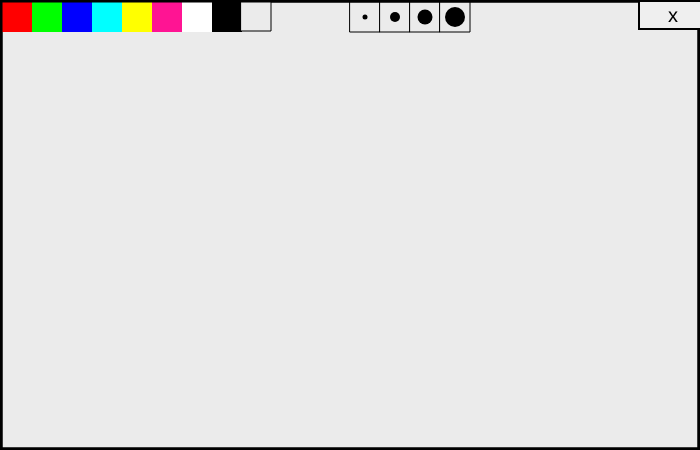
Frame 1 (no input)
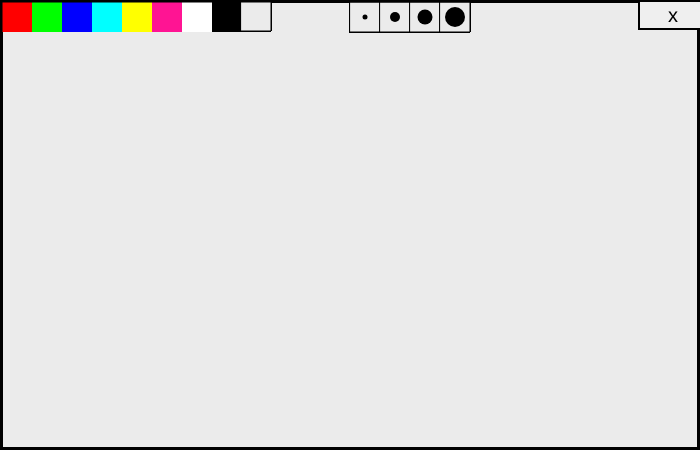
Frame 60 (no input)
Frame 120 (the mouse pressed at the canvas centre since frame 60): identical to frame 60, image omitted

The p5.js sketch that drew these frames (run headless with seeded random() and noise() and a simulated clock; from frame 60 on, the mouse is pressed at the canvas centre):

// p5.js sketch
// ── sketch.js
let button;
let size = 15;
let red;
let r = 0,
  b = 0,
  g = 0;

function setup() {
  p5.disableFriendlyErrors = true;
  createCanvas(700, 450);
  button = createButton("x")
  sty(button)
  button.position((windowWidth/2)+width/2 - button.width, 0)
  setu();
}

function sty(button) {
  button.style("width", "70px");
  button.style("height", "30px");
  button.style("border", "2px solid black");
  button.style("outline", "none");
  button.style('font-size', '20px');
}

function setu() {
  stroke(0);
  strokeWeight(5)
  fill(235)
  rect(0, 0, width, height)
}

function draw() {
  button.position((windowWidth/2)+width/2 - button.width, 0)
  noStroke()
  fill(255, 0, 0)
  rect(2, 2, 30, 30)
  fill(0, 255, 0)
  rect(32, 2, 30, 30)
  fill(0, 0, 255)
  rect(62, 2, 30, 30)
  fill(0, 255, 255)
  rect(92, 2, 30, 30)
  fill(255, 255, 0)
  rect(122, 2, 30, 30)
  fill(255, 20, 147)
  rect(152, 2, 30, 30)
  fill(255, 255, 255)
  rect(182, 2, 30, 30)
  fill(0, 0, 0)
  rect(212, 2, 30, 30)
  fill(235)
  strokeWeight(1)
  stroke(0)
  rect(241, 1, 30, 30)

  rect(350, 2, 30, 30)
  strokeWeight(5);
  point(365, 15 + 2)
  strokeWeight(1);
  rect(350 + 30, 2, 30, 30)
  strokeWeight(10);
  point(365 + 30, 15 + 2)
  strokeWeight(1);
  rect(350 + 60, 2, 30, 30)
  strokeWeight(15);
  point(365 + 60, 15 + 2)
  strokeWeight(1);
  rect(350 + 60 + 30, 2, 30, 30)
  strokeWeight(20);
  point(365 + 90, 15 + 2)

  fill(0, 0)
  strokeWeight(5)
  rect(0, 0, width, height)

  button.mousePressed(setu);
}

function touchMoved() {
    strokeWeight(size);
    stroke(r, g, b)
    point(mouseX, mouseY)
}

function mousePressed() {
  if (mouseY > 2 && mouseY < 32) {
    if (mouseX > 2 && mouseX < 32) {
      r = 255
      g = 0
      b = 0
    }
    if (mouseX > 32 && mouseX < 62) {
      r = 0
      g = 255
      b = 0
    }
    if (mouseX > 62 && mouseX < 92) {
      r = 0
      g = 0
      b = 255
    }
    if (mouseX > 92 && mouseX < 122) {
      r = 0
      g = 255
      b = 255
    }
    if (mouseX > 122 && mouseX < 152) {
      r = 255
      g = 255
      b = 0
    }
    if (mouseX > 152 && mouseX < 182) {
      r = 250
      g = 20
      b = 147
    }
    if (mouseX > 182 && mouseX < 212) {
      r = 255
      g = 255
      b = 255
    }
    if (mouseX > 212 && mouseX < 242) {
      r = 0
      g = 0
      b = 0
    }
    if (mouseX > 242 && mouseX < 272) {
      r = 235
      g = 235
      b = 235
    }
    if (mouseX > 350 && mouseX < 350 + 30) {
      size = 5
    }
    if (mouseX > 350 + 30 && mouseX < 350 + 60) {
      size = 10
    }
    if (mouseX > 350 + 60 && mouseX < 350 + 90) {
      size = 15
    }
    if (mouseX > 350 + 90 && mouseX < 350 + 90 + 30) {
      size = 20
    }
  }
}

// ── style.css
html, body {
  margin: 0;
  padding: 0;
  overscroll-behavior: none
}
canvas {
  display: block;
  margin : 0 auto;
}
